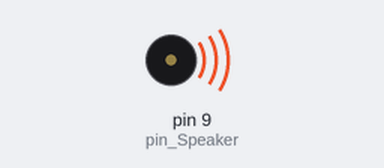
This sketch was run on a simulated Arduino Uno, built with avr-gcc and run on an emulated ATmega328P. On the bench: buzzer (waves = sounding).

Above: at 0.18 s.
At 5.5 s:
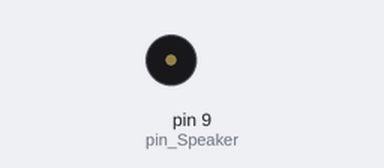
Timing chart, 0 to 7.8 s (numbered marks = the images above):
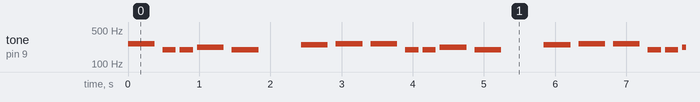

The sketch:

fayalab-leaf-speaker.ino
```cpp
/*
* fayalab leaf sample code for leaf-button and leaf-Speaker
*
* When push the button, speaker will play a melody
*
*
* 2014/07/11 by Welly Lee
* wellylee@fayalab.com
*/

/*
 fayalab leaf sample code for leaf-Speaker

 This example shows how to use the leaf-Speaker.
 It will play a short music!

 Auther : welly
 Date : 2015/03/18

 Wiring Guide :
fayaduino pin   9 <-----> leaf pin "S+"
fayaduino pin GND <-----> leaf pin "S-"

*/

// define the pair with musical scale and frequency
#define NOTE_    0
#define NOTE_B0  31
#define NOTE_C1  33
#define NOTE_CS1 35
#define NOTE_D1  37
#define NOTE_DS1 39
#define NOTE_E1  41
#define NOTE_F1  44
#define NOTE_FS1 46
#define NOTE_G1  49
#define NOTE_GS1 52
#define NOTE_A1  55
#define NOTE_AS1 58
#define NOTE_B1  62
#define NOTE_C2  65
#define NOTE_CS2 69
#define NOTE_D2  73
#define NOTE_DS2 78
#define NOTE_E2  82
#define NOTE_F2  87
#define NOTE_FS2 93
#define NOTE_G2  98
#define NOTE_GS2 104
#define NOTE_A2  110
#define NOTE_AS2 117
#define NOTE_B2  123
#define NOTE_C3  131
#define NOTE_CS3 139
#define NOTE_D3  147
#define NOTE_DS3 156
#define NOTE_E3  165
#define NOTE_F3  175
#define NOTE_FS3 185
#define NOTE_G3  196
#define NOTE_GS3 208
#define NOTE_A3  220
#define NOTE_AS3 233
#define NOTE_B3  247
#define NOTE_C4  262
#define NOTE_CS4 277
#define NOTE_D4  294
#define NOTE_DS4 311
#define NOTE_E4  330
#define NOTE_F4  349
#define NOTE_FS4 370
#define NOTE_G4  392
#define NOTE_GS4 415
#define NOTE_A4  440
#define NOTE_AS4 466
#define NOTE_B4  494
#define NOTE_C5  523
#define NOTE_CS5 554
#define NOTE_D5  587
#define NOTE_DS5 622
#define NOTE_E5  659
#define NOTE_F5  698
#define NOTE_FS5 740
#define NOTE_G5  784
#define NOTE_GS5 831
#define NOTE_A5  880
#define NOTE_AS5 932
#define NOTE_B5  988
#define NOTE_C6  1047
#define NOTE_CS6 1109
#define NOTE_D6  1175
#define NOTE_DS6 1245
#define NOTE_E6  1319
#define NOTE_F6  1397
#define NOTE_FS6 1480
#define NOTE_G6  1568
#define NOTE_GS6 1661
#define NOTE_A6  1760
#define NOTE_AS6 1865
#define NOTE_B6  1976
#define NOTE_C7  2093
#define NOTE_CS7 2217
#define NOTE_D7  2349
#define NOTE_DS7 2489
#define NOTE_E7  2637
#define NOTE_F7  2794
#define NOTE_FS7 2960
#define NOTE_G7  3136
#define NOTE_GS7 3322
#define NOTE_A7  3520
#define NOTE_AS7 3729
#define NOTE_B7  3951
#define NOTE_C8  4186
#define NOTE_CS8 4435
#define NOTE_D8  4699
#define NOTE_DS8 4978

//First, define the pin depends on your connection

//define pin for fayalab leaf-speaker
const int pin_Speaker = 9;

// declare melody for play function
int melody[] = {
  NOTE_C4, NOTE_G3, NOTE_G3, NOTE_A3, NOTE_G3, 0, NOTE_B3, NOTE_C4
};

// declare the noteDurations for play function
int noteDurations[] = {
  8, 16, 16, 8, 8, 8, 8, 8
};


// declare the play function to play melody by "Pin"
void play(int Pin, int *melody, int *noteDurations, int num){
  for(int note = 0; note < num; note++){
    int noteDuration = 3000 / noteDurations[note];
    tone(Pin, melody[note], noteDuration);
    delay(noteDuration * 1.30);
  }
}

void setup() {
  Serial.begin (9600);
  pinMode(pin_Speaker, OUTPUT);
}

void loop() {
  play(pin_Speaker,melody, noteDurations, sizeof(melody) / sizeof(int));
}
```

Measured:
- by itself, tone on pin 9 (pin_Speaker): repeats every 3.4 s: silent 0.11 s, 2 × (196 Hz 0.19 s, silent 0.06 s), 220 Hz 0.38 s, silent 0.11 s, 196 Hz 0.38 s, silent 0.60 s, 247 Hz 0.38 s, 2 × (silent 0.11 s, 262 Hz 0.38 s)
